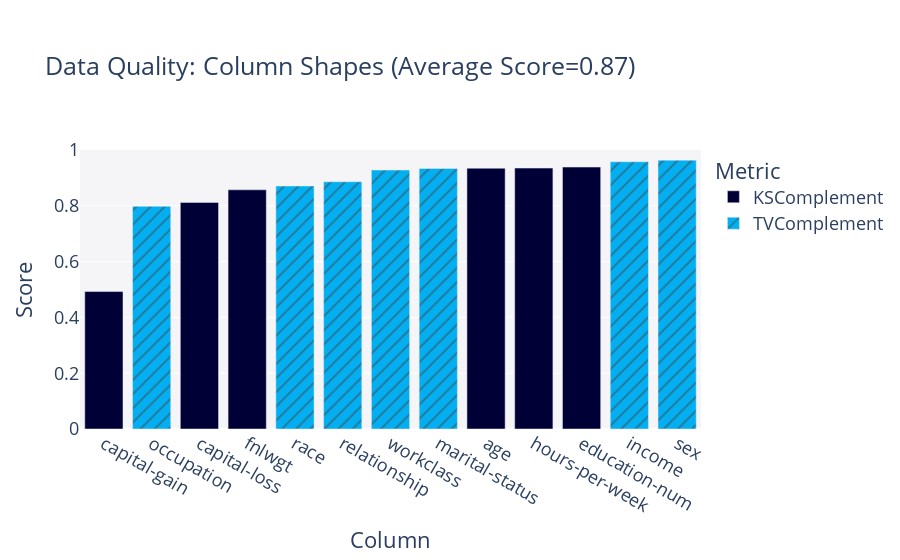

Source (notebook cell):
### Code cell
quality_report.get_visualization(property_name='Column Shapes').show(renderer="vscode")

### Figure 1 — Plotly figure (JSON) as saved in the notebook; plotly's stock layout.template omitted (floating-point values rounded to 4 significant figures)
{"data": [{"alignmentgroup": "True", "customdata": [["KSComplement"], ["KSComplement"], ["KSComplement"], ["KSComplement"], ["KSComplement"], ["KSComplement"]], "hovertemplate": "<b>%{hovertext}</b><br><br>Metric=%{customdata[0]}<br>Score=%{y}<extra></extra>", "hovertext": ["age", "fnlwgt", "education-num", "capital-gain", "capital-loss", "hours-per-week"], "legendgroup": "KSComplement", "marker": {"color": "#000036", "pattern": {"shape": ""}}, "name": "KSComplement", "offsetgroup": "KSComplement", "orientation": "v", "showlegend": true, "textposition": "auto", "type": "bar", "x": ["age", "fnlwgt", "education-num", "capital-gain", "capital-loss", "hours-per-week"], "xaxis": "x", "y": [0.9347, 0.8573, 0.9388, 0.4927, 0.812, 0.9352], "yaxis": "y"}, {"alignmentgroup": "True", "customdata": [["TVComplement"], ["TVComplement"], ["TVComplement"], ["TVComplement"], ["TVComplement"], ["TVComplement"], ["TVComplement"]], "hovertemplate": "<b>%{hovertext}</b><br><br>Metric=%{customdata[0]}<br>Score=%{y}<extra></extra>", "hovertext": ["workclass", "marital-status", "occupation", "relationship", "race", "sex", "income"], "legendgroup": "TVComplement", "marker": {"color": "#03AFF1", "pattern": {"shape": "/"}}, "name": "TVComplement", "offsetgroup": "TVComplement", "orientation": "v", "showlegend": true, "textposition": "auto", "type": "bar", "x": ["workclass", "marital-status", "occupation", "relationship", "race", "sex", "income"], "xaxis": "x", "y": [0.928, 0.9336, 0.7981, 0.8863, 0.8709, 0.9637, 0.9578], "yaxis": "y"}], "layout": {"barmode": "relative", "font": {"size": 18}, "legend": {"title": {"text": "Metric"}, "tracegroupgap": 0}, "margin": {"t": 150}, "plot_bgcolor": "#F5F5F8", "title": {"text": "Data Quality: Column Shapes (Average Score=0.87)"}, "xaxis": {"anchor": "y", "categoryorder": "total ascending", "domain": [0, 1], "title": {"text": "Column"}}, "yaxis": {"anchor": "x", "domain": [0, 1], "range": [0, 1], "title": {"text": "Score"}}}}
